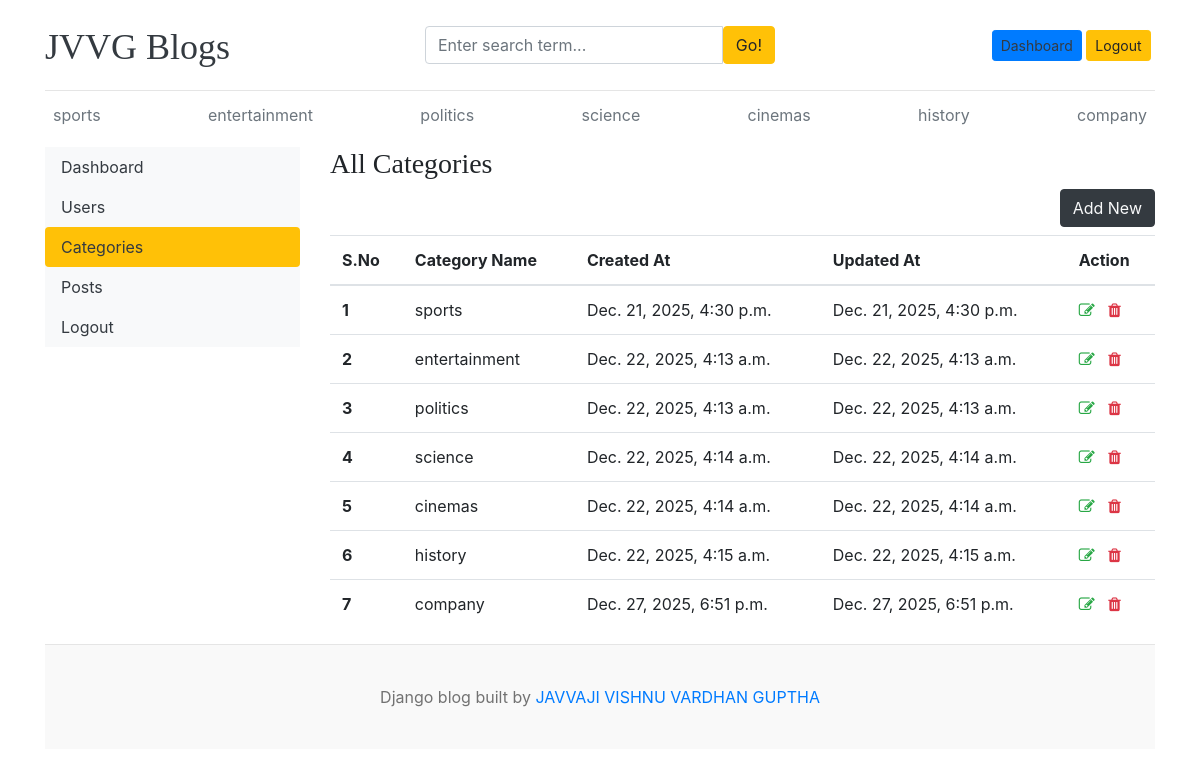
Screenshot of /dashboard/categories/ (signed in) with the database file from the repository.
### blogs/models.py (models this page shows)
class Category(models.Model) :
    category_name = models.CharField(max_length=50, unique=True)
    author = models.ForeignKey(User, on_delete=models.CASCADE)
    created_at = models.DateTimeField(auto_now_add=True)
    updated_at = models.DateTimeField(auto_now=True)
    class Meta :
        verbose_name_plural = 'categories'
    def __str__(self):
        return self.category_name

### dashboards/views.py (the view, shortened to what this page needs)
# urls.py: path('categories/', views.categories, name='categories'),
@login_required(login_url='login')
def categories(request) :
    if not request.user.has_perm('blogs.view_category') :
        messages.warning(request, "You do not have permission to view Categories.")
        return redirect('home')
    return render(request, 'dashboards/categories.html')

### blogs/context_processors.py (called while the page is built)
def get_categories(request) :
    categories = Category.objects.all()
    return dict(categories=categories)

def get_social_links(request) :
    links = SocialMediaLink.objects.all()
    return dict(links=links)

def get_about(request) :
    about = About.objects.first()
    return dict(about=about)

### templates/dashboards/categories.html (shortened to what this page needs)
{% extends 'base.html' %}
{% block content %}
    <div class="row">
        {% include 'dashboards/sidebar.html' %}
        <div class="col-md-9">
            <h3>All Categories</h3>
            <a href="{% url 'add_category' %}" class="btn btn-dark text-light float-right mb-2">Add New</a>
        {% if categories %}
            <table class="table table-hover">
                <thead>
                    <tr>
                    <th scope="col">S.No</th>
                    <th scope="col">Category Name</th>
                    <th scope="col">Created At</th>
                    <th scope="col">Updated At</th>
                    <th scope="col">Action</th>
                    </tr>
                </thead>
                <tbody>
                    {% for cat in categories %}
                    <tr>
                    <th scope="row">{{ forloop.counter }}</th>
                    <td>{{ cat }}</td>
                    <td>{{ cat.created_at }}</td>
                    <td>{{ cat.updated_at }}</td>
                    <td>
                        <a href="{% url 'edit_category' cat.id %}"><i class="fa fa-edit text-success"></i></a>
                        <a href="{% url 'delete_category' cat.id %}"><i class="fa fa-trash text-danger"></i></a>
                    </td>
                    </tr>
                    {% endfor %}
                </tbody>
                </table>
            {% else %}
                <h3>No categories found, Add your first category!!!</h3>
            {% endif %}
        </div>
    </div>
{% endblock %}

### templates/base.html (shortened to what this page needs)
{% load static %}
<!DOCTYPE html>
<html lang="en">
<head>
    <link href="https://getbootstrap.com/docs/4.0/dist/css/bootstrap.min.css" rel="stylesheet">
    <link href="{% static 'css/blog.css' %}" rel="stylesheet">
    <link rel="stylesheet" href="https://cdnjs.cloudflare.com/ajax/libs/font-awesome/4.7.0/css/font-awesome.min.css">
</head>
<body>
    <div class="container">
      <header class="blog-header py-3">
        <div class="row flex-nowrap justify-content-between align-items-center">
          <div class="col-4 pt-1">
            <a class="blog-header-logo text-dark" href="{% url 'home' %}">JVVG Blogs</a>
          </div>
          <div class="col-4">
            <form action="{% url 'search' %}" method="get">
              <div class="input-group">
                <input class="form-control" type="text" name="keyword" value="{{keyword}}" placeholder="Enter search term..." aria-label="Enter search term..." aria-describedby="button-search" />
                <button class="btn btn-warning" id="button-search" type="submit">Go!</button>
              </div>
            </form>
          </div>
          <div class="col-4 d-flex justify-content-end align-items-center">
            {% if not user.is_authenticated %}
              <a class="btn btn-sm btn-warning" href="{% url 'login' %}">Login</a> &nbsp;
              <a class="btn btn-sm btn-outline-secondary" href="{% url 'register' %}">Register</a>
            {% else %}
              {% if request.user.is_superuser or request.user.is_staff %}
              <span><a href="{% url 'dashboard' %}" class="text-dark btn btn-sm btn-primary">Dashboard</a></span>
              {% endif %}
              <a class="btn btn-sm btn-warning" href="{% url 'logout' %}">Logout</a> &nbsp;
            {% endif %}
          </div>
        </div>
      </header>
      <div class="nav-scroller py-1 mb-2">
        <nav class="nav d-flex justify-content-between">
          {% for cat in categories %}
            <a class="p-2 text-muted" href="{% url 'posts_by_category' cat.id %}">{{ cat.category_name }}</a>
          {% endfor %}
        </nav>
      </div>
{% block content %}
{% endblock %}
 <footer class="blog-footer">
  <p>Django blog built by <a href="#">JAVVAJI VISHNU VARDHAN GUPTHA</a></p>
</footer>
</body>
</html>

### blog_project/static/css/blog.css (style rules this page uses)
.blog-header { border-bottom: 1px solid #e5e5e5; }
.blog-header-logo { font-family: "Playfair Display", Georgia, "Times New Roman", serif; font-size: 2.25rem; }
h1, h2, h3, h4, h5, h6 { font-family: "Playfair Display", Georgia, "Times New Roman", serif; }
.blog-footer { padding: 2.5rem 0; color: #727272; text-align: center; background-color: #f9f9f9; border-top: .05rem solid #e5e5e5; }
.blog-footer p:last-child { margin-bottom: 0; }

### rows the page displays
Category: category_name "sports", created_at "Dec. 21, 2025, 4:30 p.m.", updated_at "Dec. 21, 2025, 4:30 p.m."
Category: category_name "entertainment", created_at "Dec. 22, 2025, 4:13 a.m.", updated_at "Dec. 22, 2025, 4:13 a.m."
Category: category_name "politics", created_at "Dec. 22, 2025, 4:13 a.m.", updated_at "Dec. 22, 2025, 4:13 a.m."
Category: category_name "science", created_at "Dec. 22, 2025, 4:14 a.m.", updated_at "Dec. 22, 2025, 4:14 a.m."
Category: category_name "cinemas", created_at "Dec. 22, 2025, 4:14 a.m.", updated_at "Dec. 22, 2025, 4:14 a.m."
Category: category_name "history", created_at "Dec. 22, 2025, 4:15 a.m.", updated_at "Dec. 22, 2025, 4:15 a.m."
Category: category_name "company", created_at "Dec. 27, 2025, 6:51 p.m.", updated_at "Dec. 27, 2025, 6:51 p.m."
